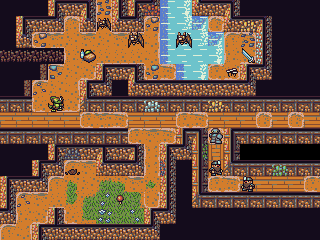

This game map was drawn from its Tiled (.tmx) file and the tilesets committed beside it. A one-line description and the full map source follow:
An orthogonal 20x15 tile map with 16x16 px tiles, 2 tile layers (Tiles, Sprites), 13 tilesets.

<map version="1.0" orientation="orthogonal" width="20" height="15" tilewidth="16" tileheight="16">
 <tileset firstgid="1" name="Wall" tilewidth="16" tileheight="16">
  <image source="../Objects/Wall.png" width="320" height="816" />
 </tileset>
 <tileset firstgid="1021" name="Floor" tilewidth="16" tileheight="16">
  <image source="../Objects/Floor.png" width="336" height="624" />
 </tileset>
 <tileset firstgid="1840" name="Pit0" tilewidth="16" tileheight="16">
  <image source="../Objects/Pit0.png" width="128" height="512" />
 </tileset>
 <tileset firstgid="2096" name="Door0" tilewidth="16" tileheight="16">
  <image source="../Objects/Door0.png" width="128" height="80" />
 </tileset>
 <tileset firstgid="2136" name="Decor0" tilewidth="16" tileheight="16">
  <image source="../Objects/Decor0.png" width="128" height="304" />
 </tileset>
 <tileset firstgid="2288" name="Ground0" tilewidth="16" tileheight="16">
  <image source="../Objects/Ground0.png" width="128" height="112" />
 </tileset>
 <tileset firstgid="2344" name="Player0" tilewidth="16" tileheight="16">
  <image source="../Characters/Player0.png" width="128" height="224" />
 </tileset>
 <tileset firstgid="2456" name="Food" tilewidth="16" tileheight="16">
  <image source="../Items/Food.png" width="128" height="144" />
 </tileset>
 <tileset firstgid="2528" name="Ore0" tilewidth="16" tileheight="16">
  <image source="../Objects/Ore0.png" width="144" height="112" />
 </tileset>
 <tileset firstgid="2591" name="Elemental0" tilewidth="16" tileheight="16">
  <image source="../Characters/Elemental0.png" width="128" height="176" />
 </tileset>
 <tileset firstgid="2679" name="Misc0" tilewidth="16" tileheight="16">
  <image source="../Characters/Misc0.png" width="128" height="112" />
 </tileset>
 <tileset firstgid="2735" name="LongWep" tilewidth="16" tileheight="16">
  <image source="../Items/LongWep.png" width="128" height="112" />
 </tileset>
 <tileset firstgid="2791" name="Avian0" tilewidth="16" tileheight="16">
  <image source="../Characters/Avian0.png" width="128" height="112" />
 </tileset>
 <layer name="Tiles" width="20" height="15">
  <data encoding="csv">
10,10,10,361,362,363,1423,381,361,403,1928,1930,401,362,363,10,10,10,10,10,
10,361,362,403,1402,382,1423,401,403,1402,1928,1927,1922,1404,401,362,363,10,10,10,
10,382,1424,1425,1421,1400,1421,1400,1400,1422,1928,1913,1927,1922,1399,1401,381,10,10,10,
1873,1873,1873,1873,1420,1421,1442,1442,1442,1422,1928,1913,1913,1930,1420,1443,381,10,10,10,
1881,1881,1882,1399,1421,1443,361,362,363,1441,1426,1928,1930,1424,1443,361,403,10,10,10,
10,1882,1399,1421,1422,361,403,10,401,362,362,362,362,362,362,403,10,10,10,10,
136,136,1441,1442,1443,175,136,136,136,136,136,136,136,136,136,136,136,136,136,136,
1432,1432,1432,1432,1432,1424,1425,1426,1432,1432,1432,1424,1426,1432,1432,1432,1404,1432,1404,1432,
136,136,136,136,136,136,136,136,1424,1400,1426,135,137,1404,135,136,136,136,136,136,
10,10,10,361,362,362,365,362,363,1423,361,403,155,1430,155,0,0,0,0,0,
10,10,361,403,1399,1400,401,362,403,1423,381,10,155,1430,175,136,136,136,136,136,
361,362,403,1399,1157,1421,1154,1156,1400,1159,381,10,155,1424,1426,1432,1432,1432,1432,1424,
381,1399,1400,1442,1199,1154,1176,1176,1177,1444,381,10,175,136,136,136,136,136,136,136,
403,1420,1443,381,1441,1196,1176,1176,1176,361,403,10,10,10,10,10,10,10,10,10,
1399,1422,361,405,362,362,362,362,362,403,10,10,10,10,10,10,10,10,10,10
</data>
 </layer>
 <layer name="Sprites" width="20" height="15">
  <data encoding="csv">
0,0,0,0,0,0,2292,0,0,2537,0,0,0,0,0,0,0,0,0,0,
0,0,0,0,0,0,2807,0,0,2303,0,0,0,0,0,2546,0,0,0,0,
0,0,2303,0,0,0,0,0,2808,0,0,2808,0,0,0,2292,2561,0,0,0,
0,0,0,0,0,2506,0,0,0,0,0,0,0,0,0,2743,2561,0,0,0,
0,0,0,2147485949,0,0,0,0,0,2301,0,0,0,0,2468,0,0,0,0,0,
0,0,2295,0,0,0,0,0,0,0,0,0,0,0,0,0,0,0,0,0,
0,0,0,2147486092,0,0,0,0,0,2560,0,0,0,2546,0,0,0,0,0,0,
0,0,0,0,0,0,0,0,0,0,0,0,0,0,0,0,0,0,0,0,
0,0,0,0,0,0,0,0,0,0,0,0,0,2600,0,0,0,0,0,0,
0,0,0,0,2578,0,0,0,0,0,0,0,2566,0,0,0,0,0,0,0,
0,0,0,0,2158,0,0,0,0,0,2579,0,0,2147486083,0,0,0,2573,0,0,
0,0,0,0,0,0,0,0,0,0,0,0,0,0,0,2435,0,0,0,0,
0,2295,0,0,0,0,2307,2456,0,0,0,0,0,0,0,0,0,0,0,0,
0,0,0,0,0,0,2306,0,2147485955,0,0,0,0,0,0,0,0,0,0,0,
0,0,0,0,0,0,0,0,0,0,0,0,0,0,0,0,0,0,0,0
</data>
 </layer>
</map>
